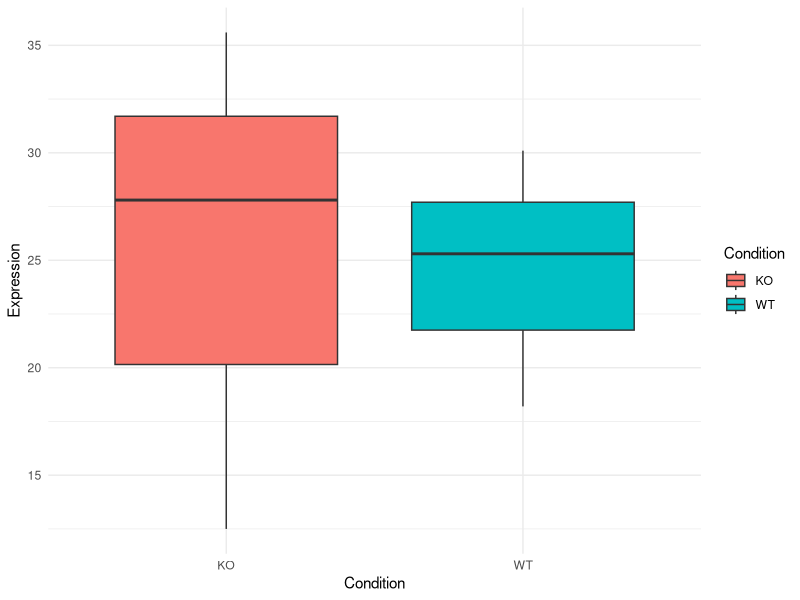

Write the R code that produced this figure.
## ---- chunk 1
gene <- "TP53"       # Character
expression <- 25.3   # Numeric
is_mutant <- TRUE    # Logical
mut_gp <- factor(c("wt", "wt", "mut", "mut"))
## ---- chunk 2
gene_names <- c("TP53", "BRCA1", "EGFR", "INS")
gene_names[1]  # First gene: "TP53"
gene_names[c(2, 4)]  # Select multiple genes
## ---- chunk 3
expr_matrix <- matrix(
  c(10, 12, 15, 20, 8, 30),
  nrow = 3, byrow = TRUE,
  dimnames = list(
    c("gene1", "gene2", "gene3"),
    c("sample1", "sample2")
  )
)
## ---- chunk 4
expr_matrix
expr_matrix["gene1", ]  # Expression of Gene1 across samples
expr_matrix[, "sample2"]  # All gene expressions in Sample2
expr_matrix[2, 1]  # Specific value at row 2, column 1
## ---- chunk 5
df <- data.frame(
  Gene = c("TP53", "BRCA1", "EGFR"),
  Expression = c(25.3, 12.5, 30.1),
  Mutation = c(TRUE, FALSE, TRUE)
)
## ---- chunk 6
df
df$Gene  # Select column as a vector
df[, "Expression"]  # Same as df$Expression
df[[2]]  # Same as df$Expression
df[1, ]  # First row
df[df$Expression > 30, ]  # Filter expression bigger than 30
df[which(df$Mutation), ]  # Filter mutated genes
## ---- chunk 7
bio_data <- list(
  genes = c("TP53", "BRCA1"),
  expression = matrix(c(20, 15, 30, 25), nrow = 2),
  metadata = data.frame(Sample = c("A", "B"), Condition = c("WT", "KO"))
)
## ---- chunk 8
bio_data
bio_data[1]  # a sub list
bio_data[[1]]  # Get gene names
bio_data$expression  # Get expression matrix
bio_data$metadata$Condition  # Get sample conditions
## ---- chunk 9
expression <- 25.3

if (expression > 20) {
  print("High expression")
} else {
  print("Low expression")
}

## ---- chunk 10
genes <- data.frame(
  Gene = c("TP53", "BRCA1", "EGFR"),
  Expression = c(25.3, 12.5, 30.1)
)

genes[genes$Expression > 20, ]
## ---- chunk 11
classify_expression <- function(expr, cutoff = 20) {
  message("Cutoff is ", cutoff)
  if (expr > cutoff) {
    return("High")
  } else {
    return("Low")
  }
}

classify_expression(25.3)
classify_expression(25.3, 10)
## ---- chunk 12
#| echo: false

library(ggplot2)
theme_set(theme_grey())
theme_update(
  axis.title = element_text(size = rel(2)),
  axis.text = element_text(size = rel(2)),
  strip.text = element_text(size = rel(2)),
  plot.title = element_text(size = rel(2.5)),
  legend.text = element_text(size = rel(2)),
  legend.title = element_text(size = rel(2))
)
## ---- chunk 13
library(ggplot2)
df <- data.frame(
  Expression = c(25.3, 12.5, 30.1, 27.8, 18.2, 35.6),
  Condition = rep(c("WT", "KO"), 3)
)
df
## ---- chunk 14
ggplot(
  data = df,
  aes(x = Condition, y = Expression, fill = Condition)
) +
  geom_boxplot() +
  theme_minimal()
